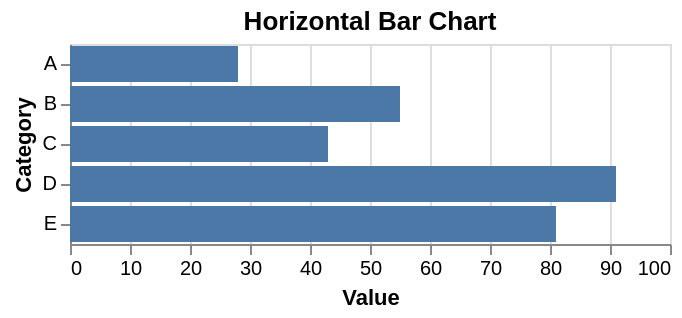

Source (Vega-Lite JSON):
### Vega-Lite specification from a JSON file in a GitHub repository (floating-point values rounded to 4 significant figures)
{"$schema": "https://vega.github.io/schema/vega-lite/v6.json", "description": "A simple bar chart.", "data": {"values": [{"category": "A", "value": 28}, {"category": "B", "value": 55}, {"category": "C", "value": 43}, {"category": "D", "value": 91}, {"category": "E", "value": 81}]}, "mark": "bar", "encoding": {"x": {"field": "value", "type": "quantitative", "axis": {"title": "Value"}}, "y": {"field": "category", "type": "nominal", "axis": {"title": "Category"}}}, "title": "Horizontal Bar Chart"}
